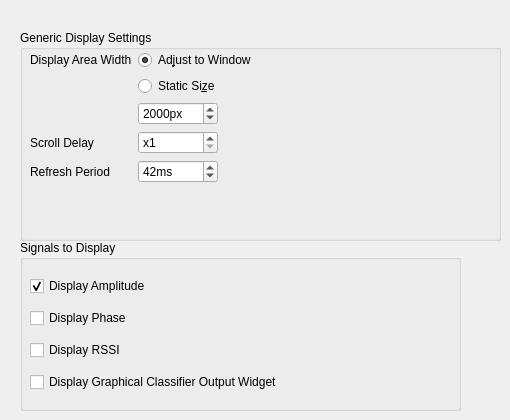
        <widget class="QWidget" name="tabDisplaying">
         <attribute name="icon">
          <iconset resource="csiguiresources.qrc">
           <normaloff>:/icons/icons/Visualization.svg</normaloff>:/icons/icons/Visualization.svg</iconset>
         </attribute>
         <attribute name="title">
          <string>Visualization</string>
         </attribute>
         <widget class="QGroupBox" name="groupBox_8">
          <property name="geometry">
           <rect>
            <x>20</x>
            <y>30</y>
            <width>481</width>
            <height>211</height>
           </rect>
          </property>
          <property name="title">
           <string>Generic Display Settings</string>
          </property>
          <widget class="QWidget" name="formLayoutWidget_8">
           <property name="geometry">
            <rect>
             <x>10</x>
             <y>20</y>
             <width>441</width>
             <height>171</height>
            </rect>
           </property>
           <layout class="QFormLayout" name="formLayout_9">
            <item row="0" column="0">
             <widget class="QLabel" name="label_20">
              <property name="text">
               <string>Display Area Width</string>
              </property>
             </widget>
            </item>
            <item row="0" column="1">
             <widget class="QRadioButton" name="rbWidthAdjust">
              <property name="toolTip">
               <string>Make the size of the display area match the size of the window. For large windows, this might lead to high CPU loads.</string>
              </property>
              <property name="statusTip">
               <string>Make the size of the display area match the size of the window.</string>
              </property>
              <property name="text">
               <string>Ad&amp;just to Window</string>
              </property>
              <property name="checked">
               <bool>true</bool>
              </property>
             </widget>
            </item>
            <item row="1" column="1">
             <widget class="QRadioButton" name="rbWidthStatic">
              <property name="toolTip">
               <string>Use a pre-defined size of the data displaying area. Can be used to reduce the CPU load. </string>
              </property>
              <property name="statusTip">
               <string>Use a pre-defined size of the data displaying area. Can be used to reduce the CPU load. </string>
              </property>
              <property name="text">
               <string>Static Si&amp;ze</string>
              </property>
              <property name="checked">
               <bool>false</bool>
              </property>
             </widget>
            </item>
            <item row="2" column="1">
             <layout class="QHBoxLayout" name="horizontalLayout_9">
              <item>
               <widget class="QSpinBox" name="spWidth">
                <property name="toolTip">
                 <string>Width of data displaying area. Small =&gt; low CPU load.</string>
                </property>
                <property name="statusTip">
                 <string>Width of data displaying area.</string>
                </property>
                <property name="readOnly">
                 <bool>false</bool>
                </property>
                <property name="suffix">
                 <string>px</string>
                </property>
                <property name="prefix">
                 <string/>
                </property>
                <property name="minimum">
                 <number>1</number>
                </property>
                <property name="maximum">
                 <number>999999999</number>
                </property>
                <property name="singleStep">
                 <number>100</number>
                </property>
                <property name="value">
                 <number>2000</number>
                </property>
               </widget>
              </item>
              <item>
               <spacer name="horizontalSpacer">
                <property name="orientation">
                 <enum>Qt::Orientation::Horizontal</enum>
                </property>
                <property name="sizeHint" stdset="0">
                 <size>
                  <width>40</width>
                  <height>20</height>
                 </size>
                </property>
               </spacer>
              </item>
             </layout>
            </item>
            <item row="4" column="0">
             <widget class="QLabel" name="label_22">
              <property name="text">
               <string>Scroll Delay</string>
              </property>
             </widget>
            </item>
            <item row="4" column="1">
             <layout class="QHBoxLayout" name="horizontalLayout_10">
              <item>
               <widget class="QSpinBox" name="sbScrollDelay">
                <property name="sizePolicy">
                 <sizepolicy hsizetype="Preferred" vsizetype="Fixed">
                  <horstretch>0</horstretch>
                  <verstretch>0</verstretch>
                 </sizepolicy>
                </property>
                <property name="minimumSize">
                 <size>
                  <width>80</width>
                  <height>0</height>
                 </size>
                </property>
                <property name="toolTip">
                 <string>Amount of scroll delay. A scroll delay of N implies that if N data rows have been arrived, the previous data is scrolled by N rows. Higher values reduce the CPU load.</string>
                </property>
                <property name="statusTip">
                 <string>Amount of scroll delay. </string>
                </property>
                <property name="prefix">
                 <string>x</string>
                </property>
                <property name="minimum">
                 <number>1</number>
                </property>
               </widget>
              </item>
              <item>
               <spacer name="horizontalSpacer_6">
                <property name="orientation">
                 <enum>Qt::Orientation::Horizontal</enum>
                </property>
                <property name="sizeHint" stdset="0">
                 <size>
                  <width>40</width>
                  <height>20</height>
                 </size>
                </property>
               </spacer>
              </item>
             </layout>
            </item>
            <item row="5" column="0">
             <widget class="QLabel" name="label_23">
              <property name="text">
               <string>Refresh Period</string>
              </property>
             </widget>
            </item>
            <item row="5" column="1">
             <layout class="QHBoxLayout" name="horizontalLayout_11">
              <item>
               <widget class="QSpinBox" name="sbRefreshPeriod">
                <property name="minimumSize">
                 <size>
                  <width>80</width>
                  <height>0</height>
                 </size>
                </property>
                <property name="toolTip">
                 <string>Refresh Period for data displaying. This will determine the &quot;framerate&quot; of the animation.  The image will be refreshed whenever this period has passed. Higher values lower the CPU load but make the animation less fluent.</string>
                </property>
                <property name="statusTip">
                 <string>Refresh Period for data displaying. This will determine the &quot;framerate&quot; of the animation. </string>
                </property>
                <property name="suffix">
                 <string>ms</string>
                </property>
                <property name="minimum">
                 <number>1</number>
                </property>
                <property name="maximum">
                 <number>1000</number>
                </property>
                <property name="value">
                 <number>42</number>
                </property>
               </widget>
              </item>
              <item>
               <spacer name="horizontalSpacer_7">
                <property name="orientation">
                 <enum>Qt::Orientation::Horizontal</enum>
                </property>
                <property name="sizeHint" stdset="0">
                 <size>
                  <width>40</width>
                  <height>20</height>
                 </size>
                </property>
               </spacer>
              </item>
             </layout>
            </item>
           </layout>
          </widget>
         </widget>
         <widget class="QGroupBox" name="groupBox">
          <property name="geometry">
           <rect>
            <x>20</x>
            <y>240</y>
            <width>441</width>
            <height>171</height>
           </rect>
          </property>
          <property name="title">
           <string>Signals to Display</string>
          </property>
          <widget class="QWidget" name="verticalLayoutWidget">
           <property name="geometry">
            <rect>
             <x>10</x>
             <y>30</y>
             <width>291</width>
             <height>131</height>
            </rect>
           </property>
           <layout class="QVBoxLayout" name="verticalLayout_2">
            <item>
             <widget class="QCheckBox" name="cbDisplayAmplitude">
              <property name="toolTip">
               <string>Display CSI Amplitude </string>
              </property>
              <property name="statusTip">
               <string>Display CSI Amplitude </string>
              </property>
              <property name="text">
               <string>Display Amplitude</string>
              </property>
              <property name="checkable">
               <bool>true</bool>
              </property>
              <property name="checked">
               <bool>true</bool>
              </property>
             </widget>
            </item>
            <item>
             <widget class="QCheckBox" name="cbDisplayPhase">
              <property name="toolTip">
               <string>Display CSI Phase</string>
              </property>
              <property name="statusTip">
               <string>Display CSI Phase</string>
              </property>
              <property name="text">
               <string>Display Phase</string>
              </property>
              <property name="checkable">
               <bool>true</bool>
              </property>
              <property name="checked">
               <bool>false</bool>
              </property>
             </widget>
            </item>
            <item>
             <widget class="QCheckBox" name="cbDisplayRSSI">
              <property name="toolTip">
               <string>Display Received Signal Strength Indicator. </string>
              </property>
              <property name="statusTip">
               <string>Display Received Signal Strength Indicator. </string>
              </property>
              <property name="text">
               <string>Display RSSI</string>
              </property>
             </widget>
            </item>
            <item>
             <widget class="QCheckBox" name="cbDisplayClassifierOutput">
              <property name="toolTip">
               <string>Display classifier output.</string>
              </property>
              <property name="statusTip">
               <string>Display classifier output.</string>
              </property>
              <property name="text">
               <string>Display Graphical Classifier Output Widget</string>
              </property>
              <property name="checked">
               <bool>false</bool>
              </property>
             </widget>
            </item>
           </layout>
          </widget>
         </widget>
        </widget>
